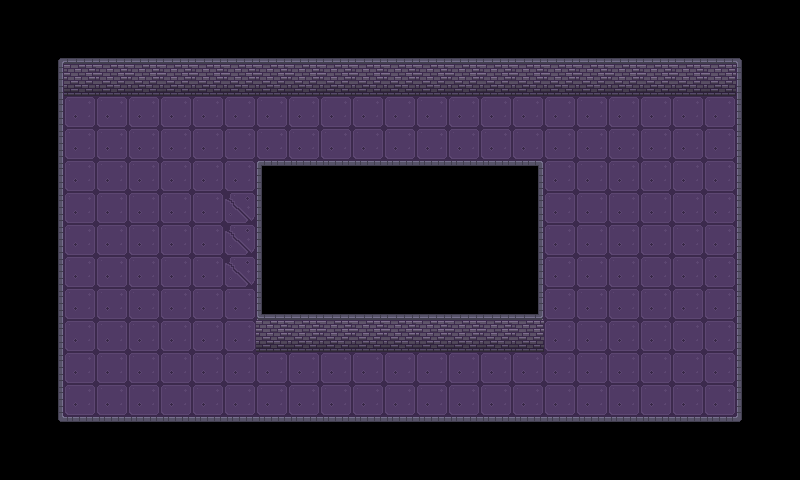

A 2D game scene composited from a Tiled map and its tileset images. What follows is a short description and the map's XML, with every tile layer's data as written:
An orthogonal 25x15 tile map with 32x32 px tiles, 1 tile layer (Background) and 7 objects (player).

<map version="1.10" tiledversion="1.10.2" orientation="orthogonal" renderorder="right-down" width="25" height="15" tilewidth="32" tileheight="32" infinite="0" nextlayerid="3" nextobjectid="14">
 <tileset firstgid="1" source="Full Dungeon.tsx" />
 <layer id="1" name="Background" width="25" height="15">
  <data encoding="csv">
0,0,0,0,0,0,0,0,0,0,0,0,0,0,0,0,0,0,0,0,0,0,0,0,0,
0,1,2,2,2,2,2,2,2,2,2,2,2,2,2,2,2,2,2,2,2,2,2,6,0,
0,15,9,9,9,9,9,9,9,9,9,9,9,9,9,9,9,9,9,9,9,9,9,20,0,
0,15,16,16,16,16,16,16,16,16,16,16,16,16,16,16,16,16,16,16,16,16,16,20,0,
0,15,16,16,16,16,16,16,16,16,16,16,16,16,16,16,16,16,16,16,16,16,16,20,0,
0,15,16,16,16,16,16,16,36,31,31,31,31,31,31,31,37,16,16,16,16,16,16,20,0,
0,15,16,16,16,16,16,19,20,0,0,0,0,0,0,0,15,16,16,16,16,16,16,20,0,
0,15,16,16,16,16,16,19,20,0,0,0,0,0,0,0,15,16,16,16,16,16,16,20,0,
0,15,16,16,16,16,16,19,20,0,0,0,0,0,0,0,15,16,16,16,16,16,16,20,0,
0,15,16,16,16,16,16,16,43,3,3,3,3,3,3,3,44,16,16,16,16,16,16,20,0,
0,15,16,16,16,16,16,16,9,9,9,9,9,9,9,9,9,16,16,16,16,16,16,20,0,
0,15,16,16,16,16,16,16,16,16,16,16,16,16,16,16,16,16,16,16,16,16,16,20,0,
0,15,16,16,16,16,16,16,16,16,16,16,16,16,16,16,16,16,16,16,16,16,16,20,0,
0,29,32,32,32,32,32,32,32,32,32,32,32,32,32,32,32,32,32,32,32,32,32,34,0,
0,0,0,0,0,0,0,0,0,0,0,0,0,0,0,0,0,0,0,0,0,0,0,0,0
</data>
 </layer>
 <objectgroup id="2" name="objects">
  <object id="1" x="64" y="32">
   <polygon points="0,0 672,0 672,64 0,64" />
  </object>
  <object id="2" x="32" y="32">
   <polygon points="0,0 32,0 32,416 0,416" />
  </object>
  <object id="3" x="64" y="416">
   <polygon points="0,0 672,0 672,32 0,32" />
  </object>
  <object id="4" x="736" y="32">
   <polygon points="0,0 32,0 32,416 0,416" />
  </object>
  <object id="5" x="256" y="320">
   <polygon points="0,0 288,0 288,32 0,32" />
  </object>
  <object id="6" x="256" y="160">
   <polygon points="0,0 288,0 288,160 0,160" />
  </object>
  <object id="13" name="player" x="96" y="352" width="32" height="32" />
 </objectgroup>
</map>
